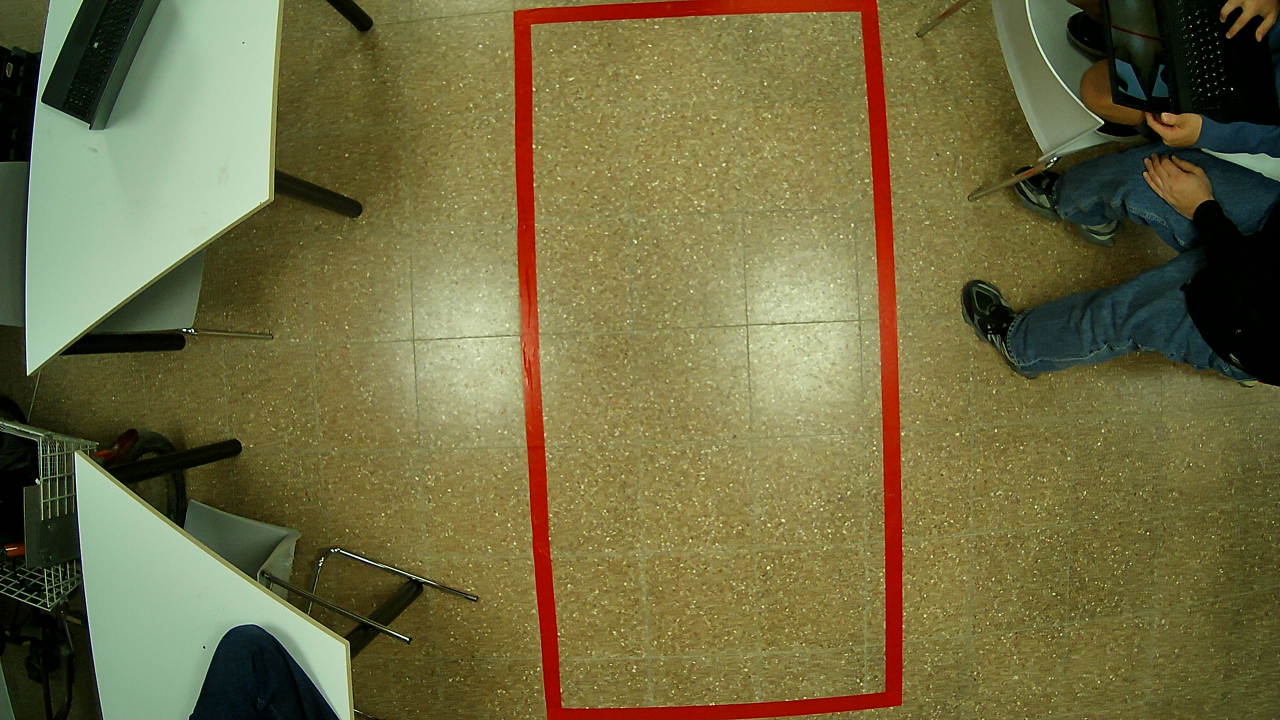
#> input picture photos/test2.jpg, 2560 x 1440 px (shown at 1/2 size)
$ python test.py
#> lines starting #> are read from the running program, lines starting #| are printed output that depends on the picture; after the words box and inside, x2 and y2 are one past the last pixel; in counts of white or black regions, pixels touching at a corner belong together
import cv2
import numpy as np
import time


def box_detect(frame):
    H, W, _ = frame.shape
    X_mid_frame = W // 2
    Y_mid_frame = H // 2

    x_tol, y_tol = int(W * 0.05), int(H * 0.05)

    # HSV Processing for Red
    hsv = cv2.cvtColor(frame, cv2.COLOR_BGR2HSV)
    mask1 = cv2.inRange(hsv, np.array([0, 100, 100]), np.array([10, 255, 255]))
    mask2 = cv2.inRange(hsv, np.array([170, 100, 100]), np.array([180, 255, 255]))
    red_mask = mask1 + mask2

    # Cleaning up the noise
    kernel = np.ones((5, 5), np.uint8)
    red_mask = cv2.morphologyEx(red_mask, cv2.MORPH_CLOSE, kernel)

    # Finding Contours
    contours, _ = cv2.findContours(red_mask, cv2.RETR_EXTERNAL, cv2.CHAIN_APPROX_SIMPLE)

    print(len(contours))
    for cnt in contours:
        # 1. Calculate the perimeter to determine epsilon
        perimeter = cv2.arcLength(cnt, True)
        # print(perimeter)
        # 2. Approximate the shape (low epsilon = more detail, high = simpler shape)
        # Usually 2% to 5% of the perimeter is a good threshold
        approx = cv2.approxPolyDP(cnt, 0.04 * perimeter, True)

        # 3. Check if the approximated shape has 4 vertices
        if len(approx) == 4:
            area = cv2.contourArea(cnt)
            if area > 500:  # Ignore small noise
                x, y, w, h = cv2.boundingRect(cnt)
                cv2.rectangle(frame, (x, y), (x + w, y + h), (0, 255, 0), 3)
                cv2.putText(frame, "Red Rectangle", (x, y - 10),
                            cv2.FONT_HERSHEY_SIMPLEX, 0.6, (0, 255, 0), 2)

    # [49 lines of commented-out code are left out]
    cv2.imshow('red_mask ',red_mask)
    cv2.imshow("frame",frame)
    cv2.waitKey(0)


if __name__ == "__main__":
    f = cv2.imread("photos/test2.jpg")
#> f is the input picture: shape (1440, 2560, 3); mean B, G, R 65.8, 107.4, 113.1
    f = cv2.resize(f, None, fx=0.5, fy=0.5, interpolation=cv2.INTER_AREA)
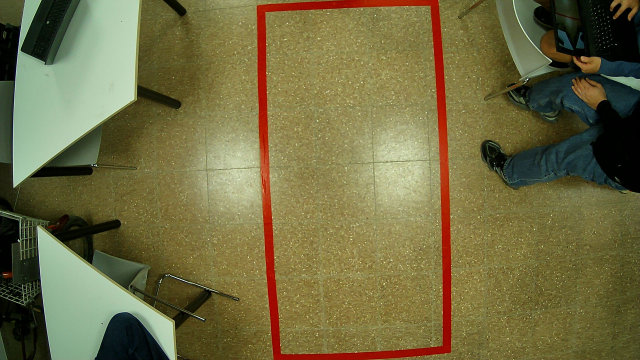
#> f: shape (720, 1280, 3) (shown at 1/2 size); mean B, G, R 65.9, 107.6, 113.2

    # print(f)
    box_detect(f)
#> in box_detect, `mask1 = cv2.inRange(hsv, np.array([0, 100, 100]), np.array([10, 255, 2..`:
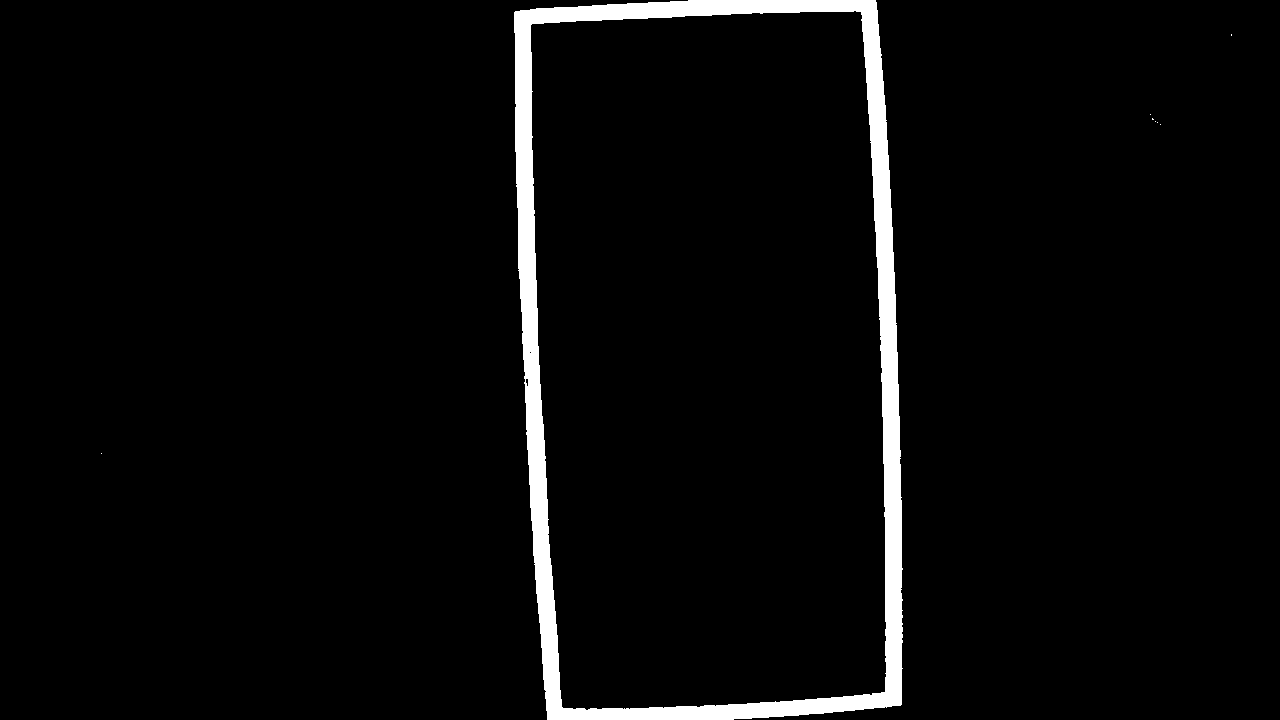
#> mask1: shape (720, 1280); 3.6% white; 8 white regions (7 under 20 px), largest, box (x1, y1, x2, y2) and area: (514, 0, 903, 720) 33239
#> in box_detect, `contours, _ = cv2.findContours(red_mask, cv2.RETR_EXTERNAL, cv2.CHAIN_..`: contours = 8 contours, 7 with area under 20; largest, box (x1, y1, x2, y2) and area: (514, 0, 903, 720) 263186
#| 8
#> the loop in box_detect, `for cnt in contours:` made 8 passes
#> (perimeter, approx, area, x, y, w, h) on pass 8: (2169.5, [[515, 11], [547, 719], [900, 705], [876, 0]], 263185.5, 514, 0, 389, 720)
#> after the loop in box_detect, `for cnt in contours:`:
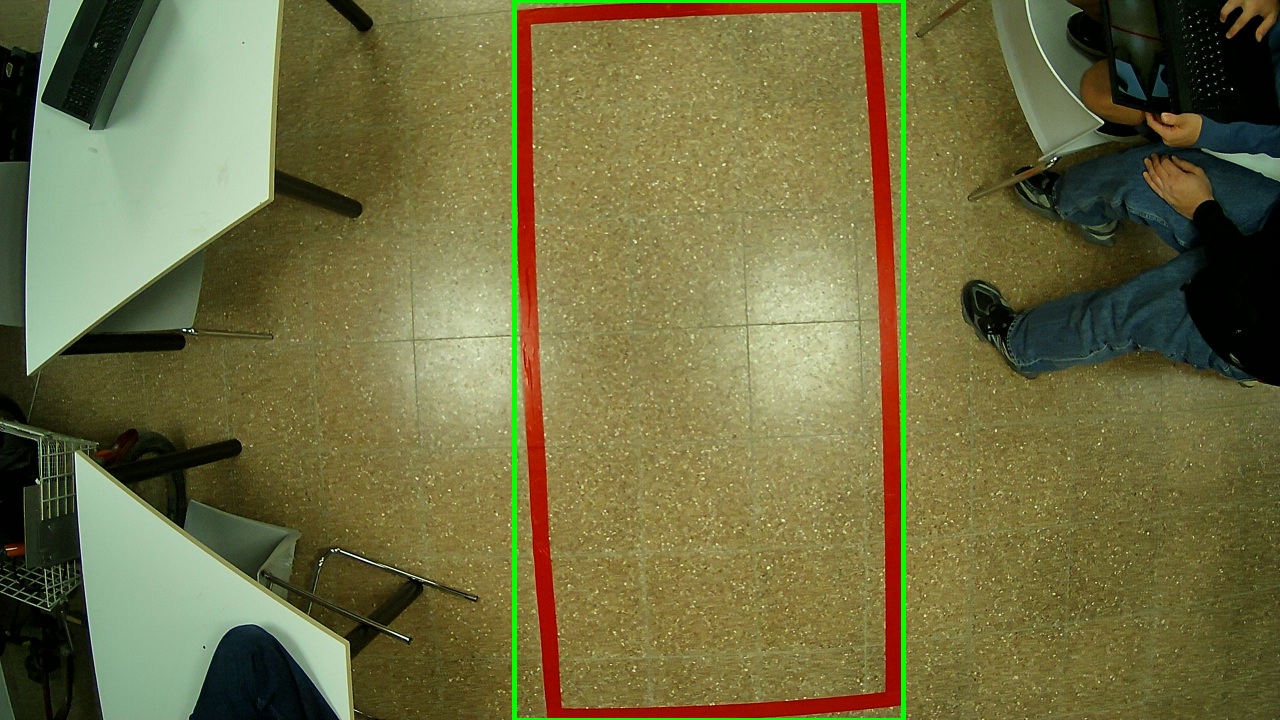
#> frame: shape (720, 1280, 3); 0.99% of pixels changed, all inside (x1, y1, x2, y2) = (512, 0, 906, 720)
    input()

$ run again, with photos/test1.jpg copied over photos/test2.jpg
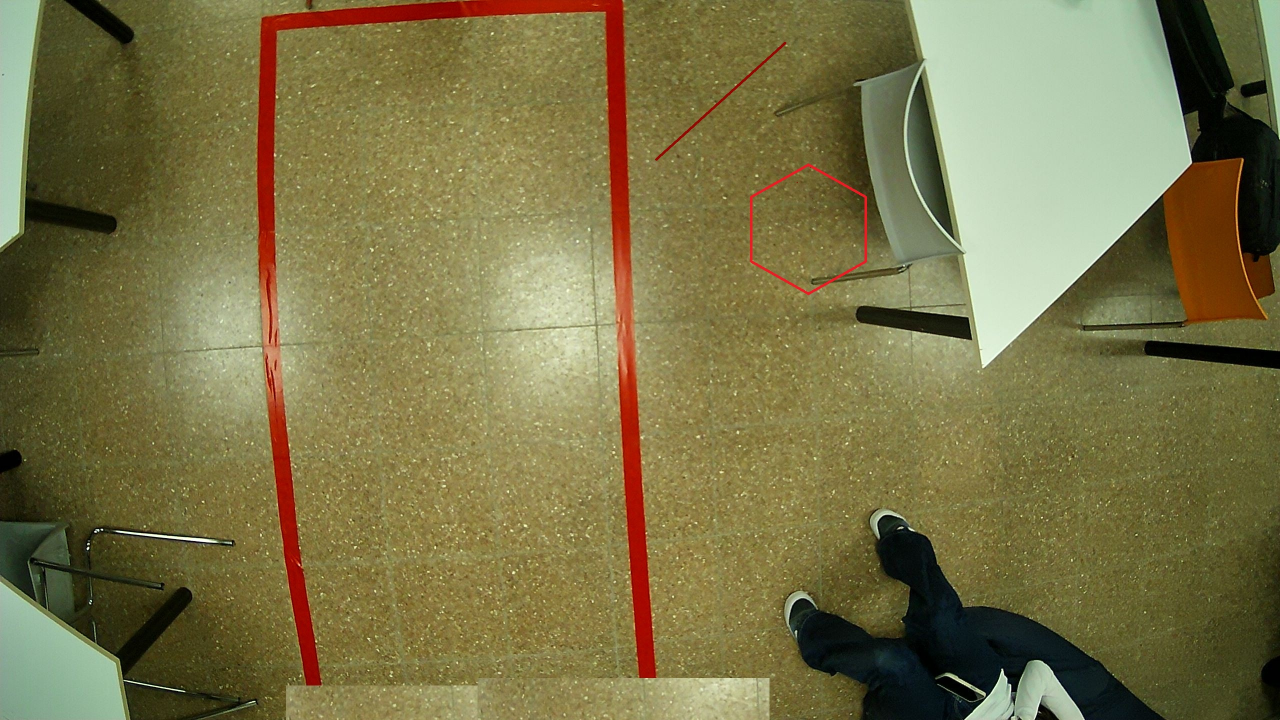
#> input picture photos/test1.jpg, 2560 x 1440 px (shown at 1/2 size)
#> f is the input picture: shape (1440, 2560, 3); mean B, G, R 71.3, 115, 121.9
#> f: shape (720, 1280, 3)
#> hsv: shape (720, 1280, 3); mean H, S, V 31.8, 121.7, 125.6
#> in box_detect, `mask1 = cv2.inRange(hsv, np.array([0, 100, 100]), np.array([10, 255, 2..`:
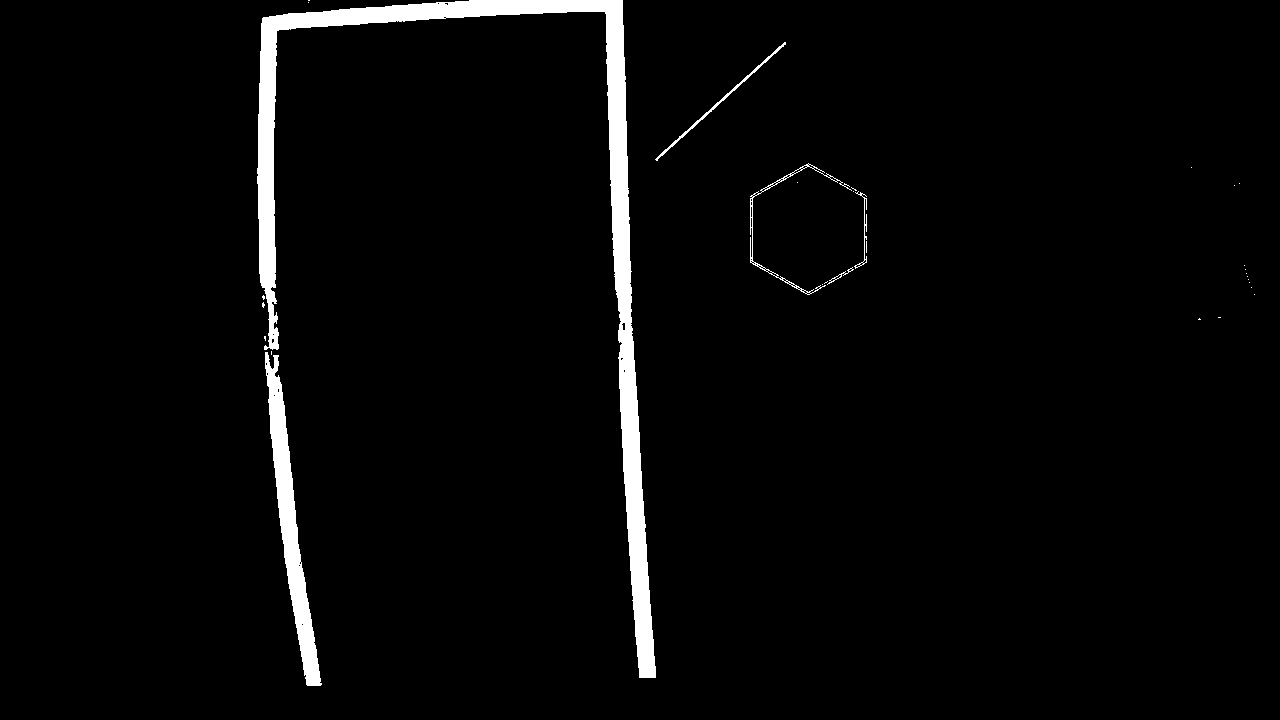
#> mask1: shape (720, 1280); 3% white; 31 white regions (25 under 20 px), largest, box (x1, y1, x2, y2) and area: (257, 0, 656, 678) 21555, (265, 352, 322, 686) 5203, (750, 163, 852, 295) 547, (655, 42, 786, 161) 450, (854, 191, 867, 269) 157, (827, 267, 854, 285) 61
#> mask2: shape (720, 1280); 0.05% white in thin lines or dots, all inside (x1, y1, x2, y2) = (302, 3, 867, 625)
#> in box_detect, `red_mask = mask1 + mask2`:
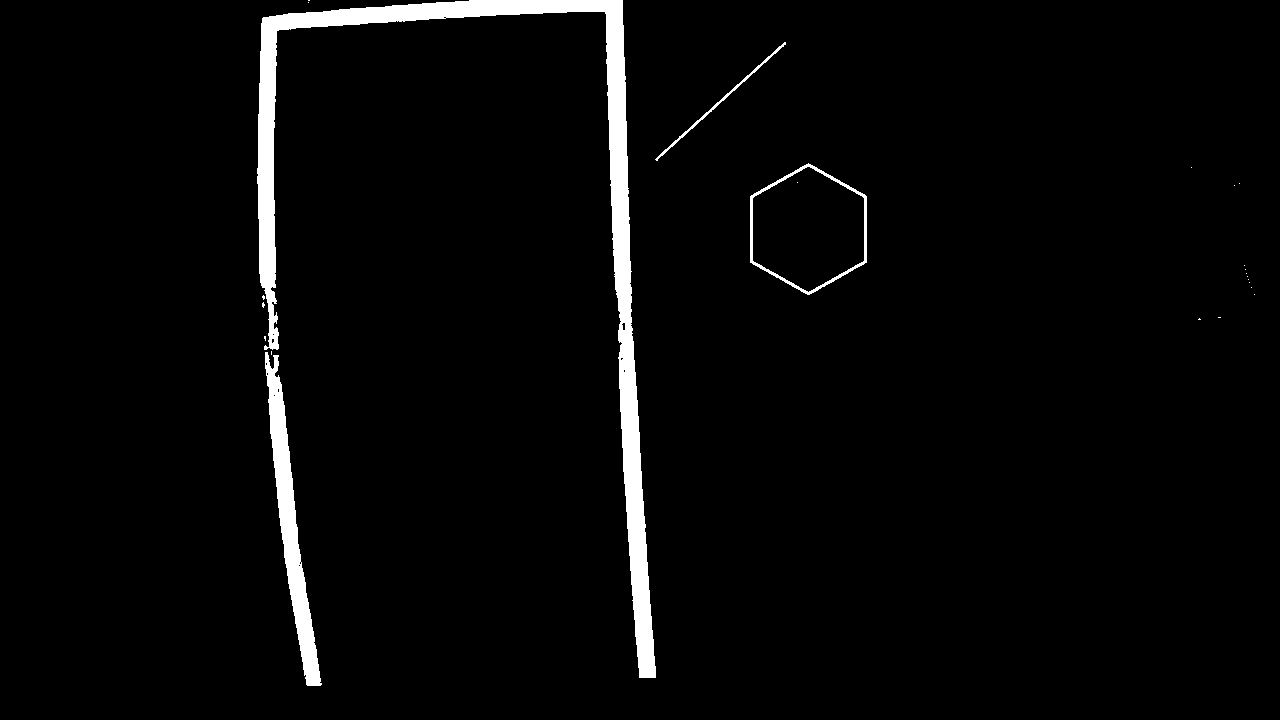
#> red_mask: shape (720, 1280); 3.1% white; 24 white regions (20 under 20 px), largest, box (x1, y1, x2, y2) and area: (257, 0, 656, 678) 21560, (265, 352, 322, 686) 5204, (750, 163, 867, 295) 1206, (655, 42, 786, 161) 450
#> contours = 17 contours, 14 with area under 20; largest, box (x1, y1, x2, y2) and area: (257, 0, 656, 686) 25482, (750, 163, 867, 295) 11471, (655, 42, 786, 161) 316
#| 17
#> the loop in box_detect, `for cnt in contours:` made 17 passes
#> (perimeter, approx) on passes 2 to 9: (4, [[1218, 317], [1220, 317]]), (0, [[1254, 294]]), (0, [[1251, 287]]), (0, [[1249, 282]]), (0, [[1248, 279]]), (0, [[1247, 276]]), (0, [[1246, 273]]), (0, [[1245, 269]])

$ run again, with photos/WIN_20251106_19_06_40_Pro.jpg copied over photos/test2.jpg
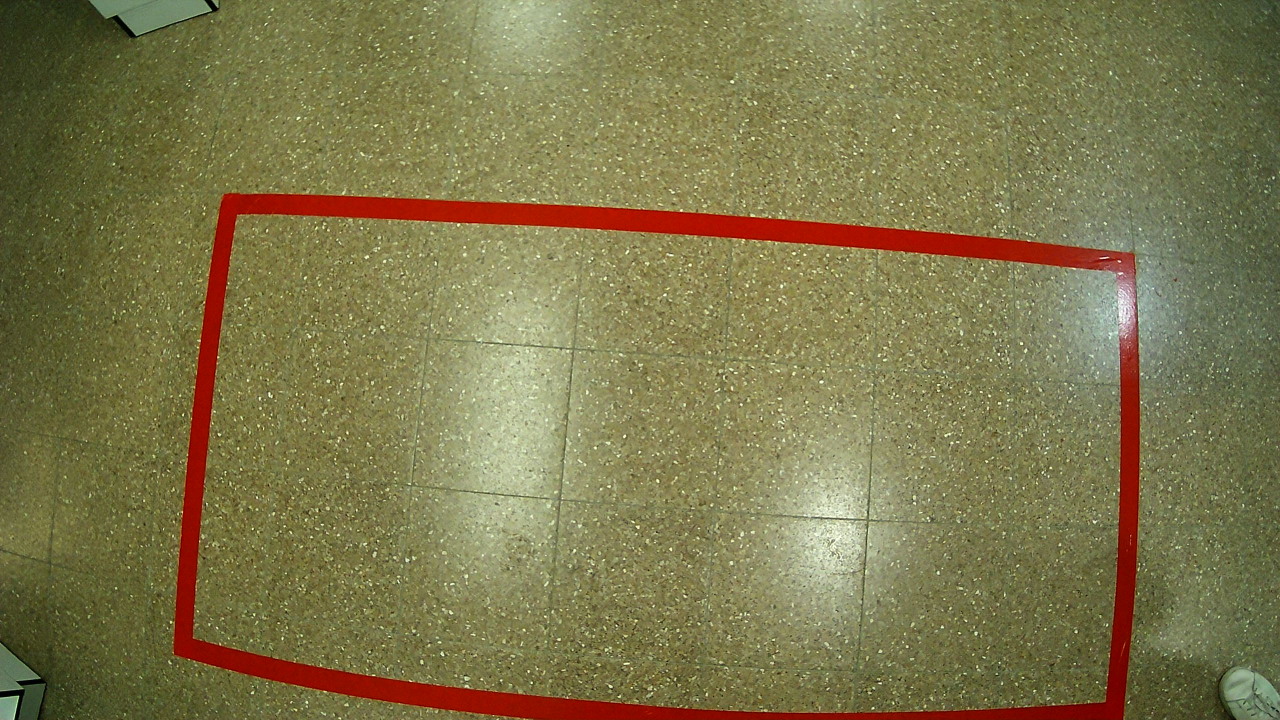
#> input picture photos/WIN_20251106_19_06_40_Pro.jpg, 2560 x 1440 px (shown at 1/2 size)
#> f is the input picture: shape (1440, 2560, 3); mean B, G, R 75.3, 118.5, 125.2
#> f: shape (720, 1280, 3)
#> hsv: shape (720, 1280, 3); mean H, S, V 29.6, 107, 127.7
#> in box_detect, `mask1 = cv2.inRange(hsv, np.array([0, 100, 100]), np.array([10, 255, 2..`:
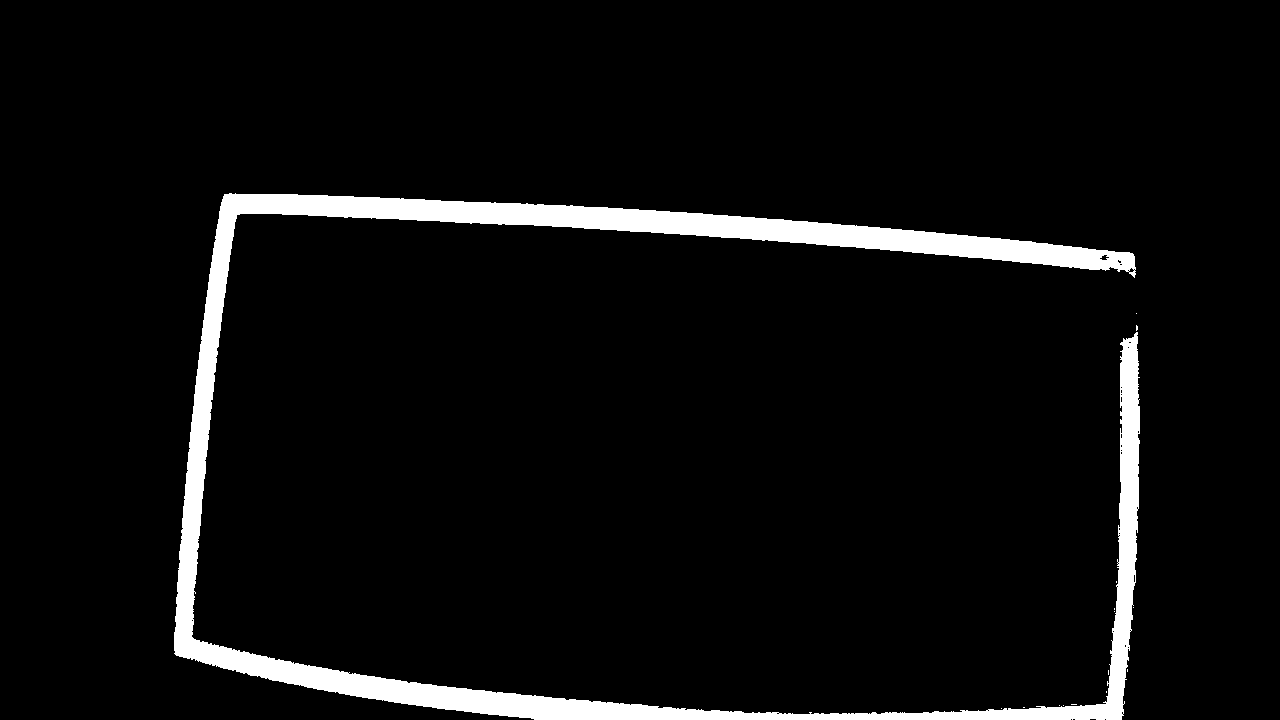
#> mask1: shape (720, 1280); 5.3% white; 15 white regions (14 under 20 px), largest, box (x1, y1, x2, y2) and area: (174, 193, 1140, 720) 48806
#> mask2: shape (720, 1280); 0.02% white in thin lines or dots, all inside (x1, y1, x2, y2) = (1104, 255, 1137, 362)
#> in box_detect, `red_mask = cv2.morphologyEx(red_mask, cv2.MORPH_CLOSE, kernel)`:
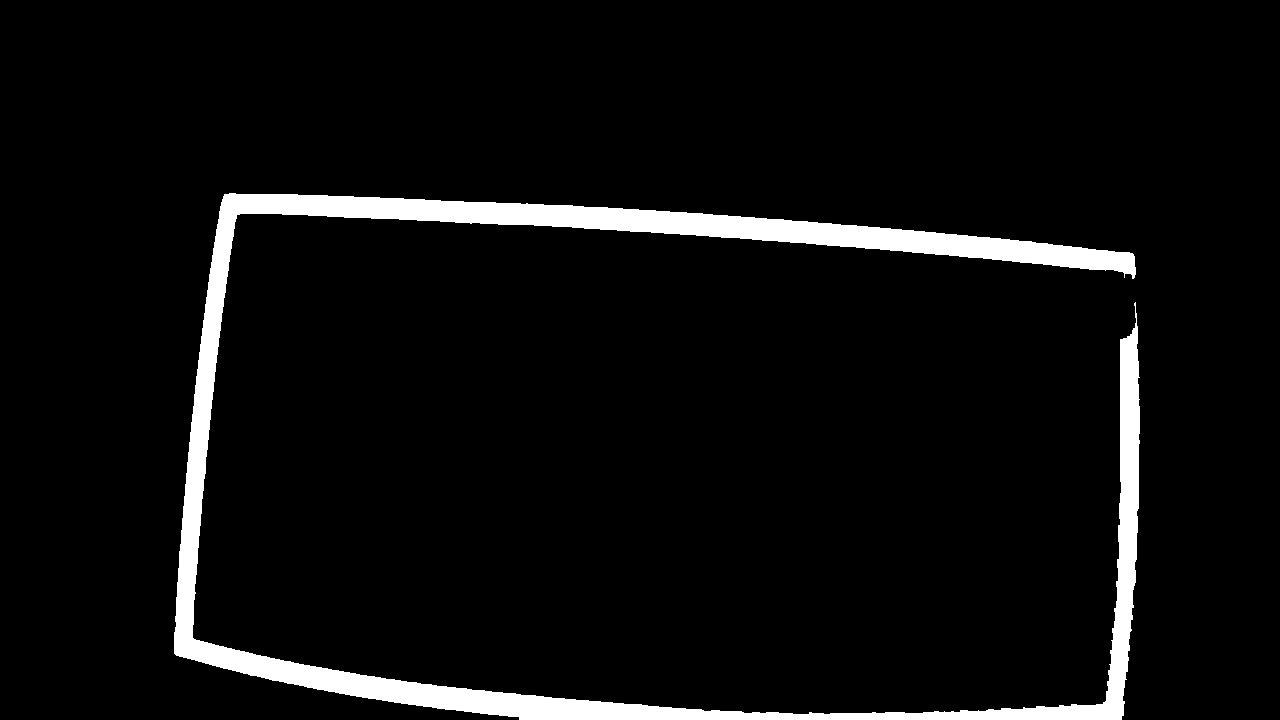
#> red_mask: shape (720, 1280); 5.4% white; 1 white region
#> contours = 1 contour; box (x1, y1, x2, y2) and area: (174, 193, 1140, 720) 46842
#| 1
#> the loop in box_detect, `for cnt in contours:` made 1 pass
#> perimeter on pass 1: 5641.7
